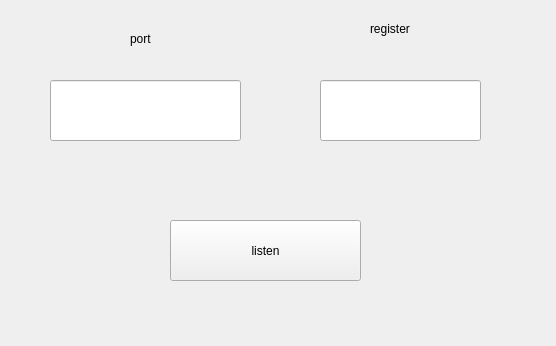
<?xml version="1.0" encoding="UTF-8"?>
<ui version="4.0">
 <class>Widget</class>
 <widget class="QWidget" name="Widget">
  <property name="geometry">
   <rect>
    <x>0</x>
    <y>0</y>
    <width>556</width>
    <height>346</height>
   </rect>
  </property>
  <property name="windowTitle">
   <string>Widget</string>
  </property>
  <widget class="QPushButton" name="listen_socket">
   <property name="geometry">
    <rect>
     <x>170</x>
     <y>220</y>
     <width>191</width>
     <height>61</height>
    </rect>
   </property>
   <property name="text">
    <string>listen</string>
   </property>
  </widget>
  <widget class="QLineEdit" name="lis_port">
   <property name="geometry">
    <rect>
     <x>50</x>
     <y>80</y>
     <width>191</width>
     <height>61</height>
    </rect>
   </property>
  </widget>
  <widget class="QLabel" name="label">
   <property name="geometry">
    <rect>
     <x>130</x>
     <y>30</y>
     <width>67</width>
     <height>17</height>
    </rect>
   </property>
   <property name="text">
    <string>port</string>
   </property>
  </widget>
  <widget class="QLineEdit" name="register_server">
   <property name="geometry">
    <rect>
     <x>320</x>
     <y>80</y>
     <width>161</width>
     <height>61</height>
    </rect>
   </property>
  </widget>
  <widget class="QLabel" name="register_2">
   <property name="geometry">
    <rect>
     <x>370</x>
     <y>20</y>
     <width>67</width>
     <height>17</height>
    </rect>
   </property>
   <property name="text">
    <string>register</string>
   </property>
  </widget>
 </widget>
 <resources/>
 <connections/>
</ui>
